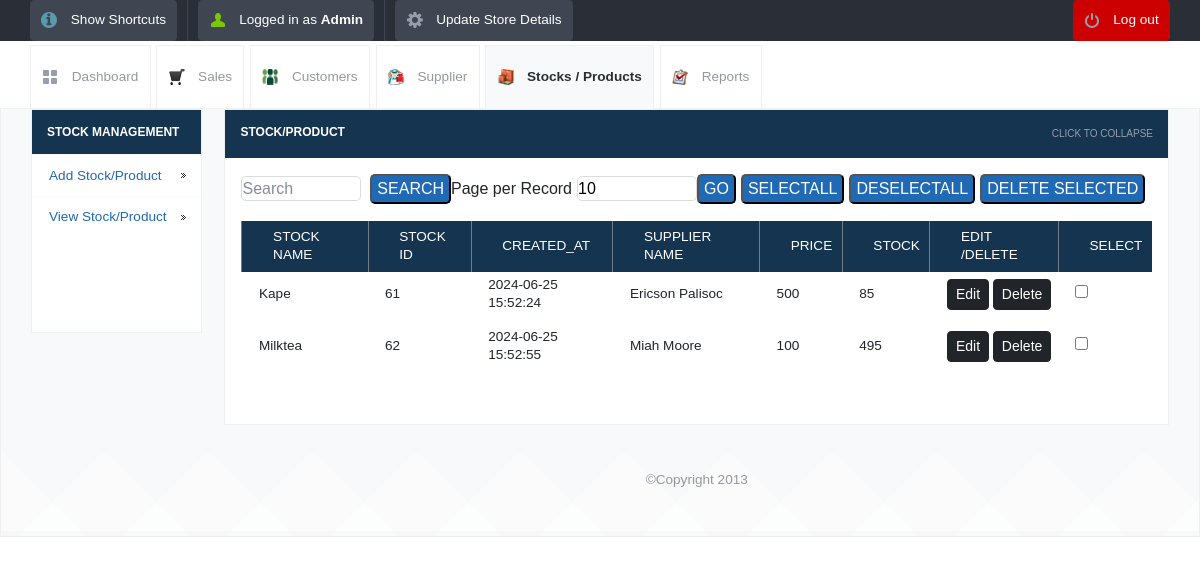
The app's page /view_product.php (signed in), older data.
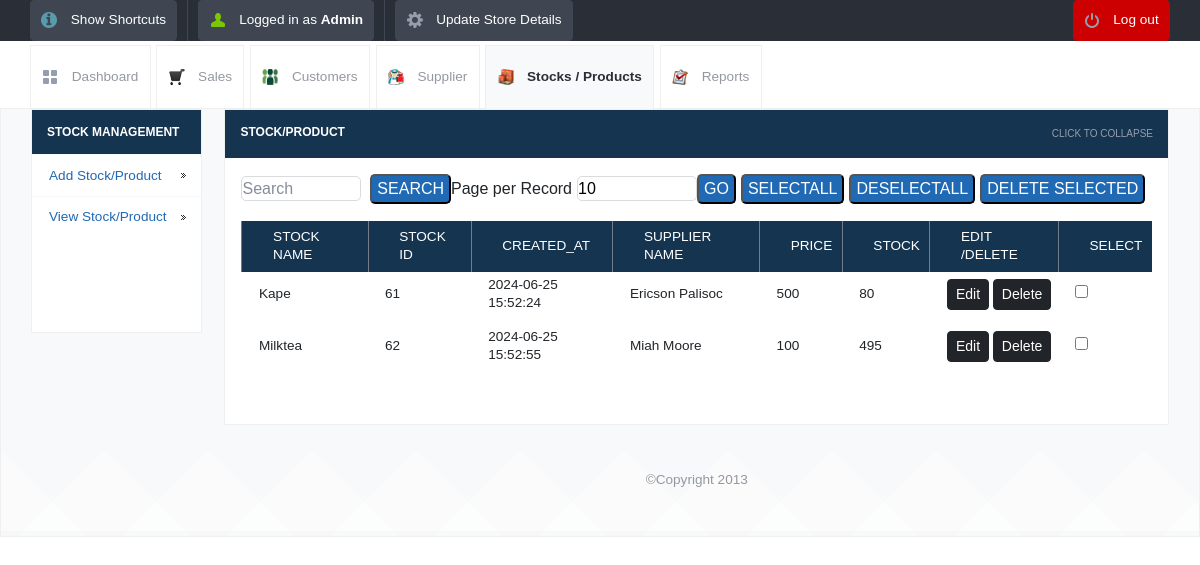
The same page, newer data.
### tables this page shows
CREATE TABLE `products` (
  `id` int(10) UNSIGNED NOT NULL,
  `stock_name` varchar(120) NOT NULL,
  `stock_quantity` int(11) NOT NULL,
  `supplier_name` varchar(250) NOT NULL,
  `price` int(11) NOT NULL,
  `category` varchar(120) NOT NULL,
  `created_at` datetime NOT NULL DEFAULT current_timestamp()
);

### view_product.php (the view, shortened to what this page needs)
<?php
require './connection.php';
?>
<!DOCTYPE html>
<html lang="en">
<head>
	<link rel="stylesheet" href="./bootstrap.min.css">
	<link rel="stylesheet" href="css/style.css">
	<?php include_once("tpl/common_js.php"); ?>
	<link rel="stylesheet" href="dist/js/jquery.alerts.css">
</head>
<body>
	<?php include_once("tpl/top_bar.php"); ?>
	<div id="header-with-tabs">
		<div class="page-full-width cf">
			<ul id="tabs" class="fl">
				<li><a href="dashboard.php" class="dashboard-tab">Dashboard</a></li>
				<li><a href="view_sales.php" class="sales-tab">Sales</a></li>
				<li><a href="view_customers.php" class=" customers-tab">Customers</a></li>
				<li><a href="view_supplier.php" class=" supplier-tab">Supplier</a></li>
				<li><a href="view_product.php" class="active-tab stock-tab">Stocks / Products</a></li>
				<li><a href="view_report.php" class="report-tab">Reports</a></li>
			</ul>
		</div>
	</div>
	<div id="content">
		<div class="page-full-width cf">
			<div class="side-menu fl">
				<h3>Stock Management</h3>
				<ul>
					<li><a href="add_stock.php">Add Stock/Product</a></li>
					<li><a href="view_product.php">View Stock/Product</a></li>
				</ul>
				<div style="background: #ffffff">
					<ins class="adsbygoogle" style="display:inline-block;width:120px;height:90px" data-ad-client="ca-pub-5212135413309920" data-ad-slot="3677012951"></ins>
				</div>
			</div>
			<div class="side-content fr">
				<div class="content-module">
					<div class="content-module-heading cf">
						<h3 class="fl">Stock/Product</h3>
						<span class="fr expand-collapse-text">Click to collapse</span>
					</div>
					<div class="content-module-main cf">
						<table>
							<form action="" method="post" name="search">
								<input name="searchtxt" type="text" class="round my_text_box" placeholder="Search">
								&nbsp;&nbsp;<input name="Search" type="submit" class="my_button round blue text-upper" value="Search">
							</form>
							<form action="" method="get" name="limit_go">
								Page per Record<input name="limit" type="text" class="round my_text_box" id="search_limit" style="margin-left:5px;" value="<?php if (isset($_GET['limit'])) echo $_GET['limit'];
																																							else echo "10"; ?>" size="3" maxlength="3">
								<input name="go" type="button" value="Go" class=" round blue my_button text-upper" onclick="return confirmLimitSubmit()">
							</form>
							<form name="deletefiles" action="delete.php" method="post">
								<input type="button" name="selectall" value="SelectAll" class="my_button round blue text-upper" onClick="checkAll()" style="margin-left:5px;" />
								<input type="button" name="unselectall" value="DeSelectAll" class="my_button round blue text-upper" onClick="uncheckAll()" style="margin-left:5px;" />
								<input name="dsubmit" type="button" value="Delete Selected" class="my_button round blue text-upper" style="margin-left:5px;" onclick="return confirmDeleteSubmit()" />
								<table>
									<?php
									$limit = 10;
									$page = isset($_GET['page']) ? (int)$_GET['page'] : 1;
									$start = ($page - 1) * $limit;
									$sql = "SELECT * FROM products LIMIT $start, $limit";
									$result = mysqli_query($conn, $sql);
									?>
									<tr>
										<th>Stock Name</th>
										<th>Stock Id</th>
										<th>created_at</th>
										<th>Supplier Name</th>
										<th>Price</th>
										<th>Stock</th>
										<th>Edit /Delete</th>
										<th>Select</th>
									</tr>
									<?php
									while ($row = mysqli_fetch_array($result)) {
									?>
										<tr>
											<td><?php echo !empty($row['stock_name']) ? $row['stock_name'] : 'N/A'; ?></td>
											<td><?php echo !empty($row['id']) ? $row['id'] : 'N/A'; ?></td>
											<td><?php echo !empty($row['created_at']) ? $row['created_at'] : 'N/A'; ?></td>
											<td><?php echo !empty($row['supplier_name']) ? $row['supplier_name'] : 'N/A'; ?></td>
											<td><?php echo !empty($row['price']) ? $row['price'] : 'N/A'; ?></td>
											<td><?php echo !empty($row['stock_quantity']) ? $row['stock_quantity'] : 'N/A'; ?></td>
											<td>
												<button type="button" class="btn btn-sm btn-dark" data-bs-toggle="modal" data-bs-target="#showSingleModal" onclick="getSingleProduct(<?php echo $row['id']; ?>)">Edit</button>
												<button type="button" class="btn btn-sm btn-dark" onclick="deleteSingleProduct(<?php echo $row['id']; ?>)">Delete</button>
											</td>
											<td><input type="checkbox" value="<?php echo $row['id']; ?>" name="checklist[]" id="check_box" /></td>
										</tr>
									<?php
									}
									?>
									<tr>
										<td align="center" colspan="9">
										</td>
									</tr>
								</table>
							</form>
					</div>
				</div>
				<div id="footer">
					<p> &copy;Copyright 2013</p>
				</div>
			</div>
</body>
</html>

Row changes from the older to the newer data that the page shows:
changed products "Kape": stock_quantity "85" → "80"
